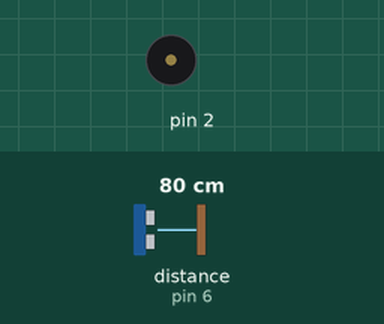
Simulated run of this sketch. Board: Arduino Uno, built with avr-gcc and run on an emulated ATmega328P. On the bench: buzzer (waves = sounding). Wiring (inferred from the names in the program): ultrasonic range finder: trigger pin 7; echo pin 6. The inputs (shaded band) are chosen by the test bench; at power-on: distance to the obstacle (sensor on pin 6) 80 cm. The echo pulse lasts 58.3 µs per cm.

Above: at 1.03 s.
1.3 s: distance to the obstacle (sensor on pin 6) set to 299 cm
At 1.51 s:
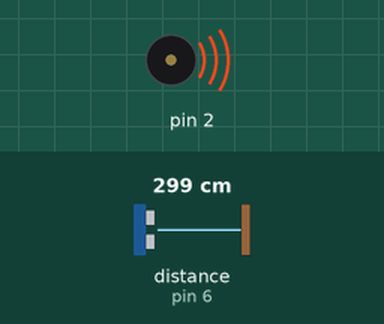
4.3 s: distance to the obstacle (sensor on pin 6) set to 2 cm
At 4.37 s:
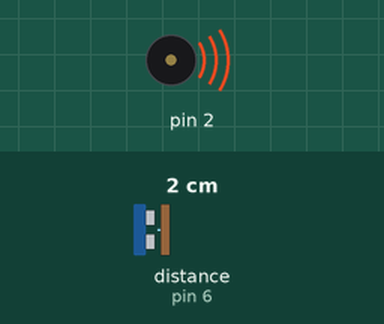
Timing chart, 0 to 13.3 s (numbered marks = the images above; inputs shaded):
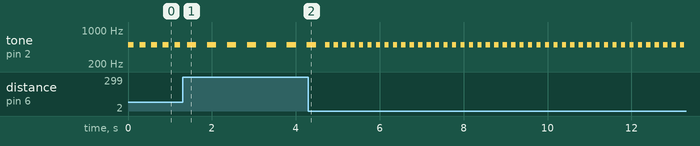

The sketch:

sketch_jun15e.ino
```cpp
#define TRIGGER 7
#define ECHO 6
float dist;
long tiempo;
long tiempo_buzz;

void setup(){
  Serial.begin (115200);
  pinMode(TRIGGER,OUTPUT);
  pinMode(ECHO,INPUT);
}

void loop(){
  medirDist();
  tiempo_buzz = map (medirDist(), 0, 1000, 100,500);
  tone(2, 500);
  delay(tiempo_buzz);
  noTone(2);
  delay(tiempo_buzz);

}
float medirDist(){
  digitalWrite(TRIGGER,LOW);
  delayMicroseconds(5);
  digitalWrite(TRIGGER,HIGH);
  delayMicroseconds(10);
  digitalWrite(TRIGGER,LOW);

  tiempo = pulseIn (ECHO,HIGH);
  dist = tiempo/58;
}
```

Measured:
- after the input at 1.3 s, tone on pin 2: alternates 500 Hz for 0.22 s and silent for 0.26 s, starting after 0.33 s
- by itself, tone on pin 2: alternates 500 Hz for 0.13 s and silent for 0.14 s
